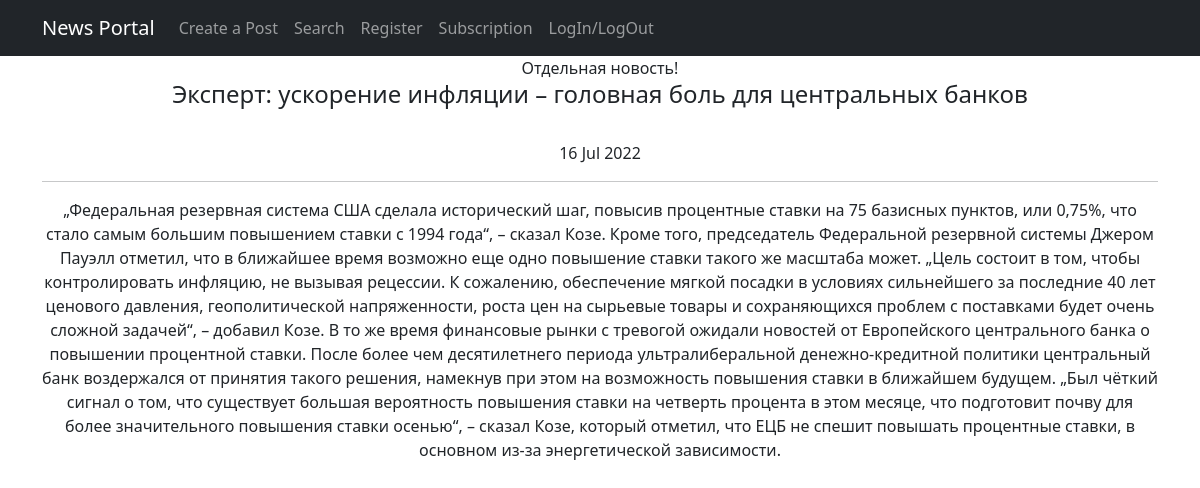
Screenshot of /posts/32 with the database file from the repository.
### NewsPortal/models.py (models this page shows, shortened)
class Post(models.Model):
    author = models.ForeignKey(Author, on_delete=models.CASCADE)    #публикация имеет связь один к многим, поскольку
    NEWS = 'NW'
    ARTICLE = 'AR'
    CATEGORY_CHOICES = (
        (NEWS, 'Новость'),
        (ARTICLE, 'Статья'),
    )
    category_type = models.CharField(max_length=2, choices=CATEGORY_CHOICES, default=ARTICLE)   #поле категории
    datecreation = models.DateTimeField(auto_now_add=True)  #выбираем свойство сохранения автоматического время создания
    postCategory = models.ManyToManyField(Category, through='PostCategory')     #связь многие к многим, поскольку
    title = models.CharField(max_length=128)    #ставим среднее колисетво символов для названия
    text = models.TextField()   #неограниченное количсество символов для самой новости или статьи
    rating = models.SmallIntegerField(default=0)    #рейтинг статьи по умолчанию 0

### NewsPortal/views.py (the view)
# urls.py: path('<int:pk>', PostDetail.as_view(), name='post_detail'),
class PostDetail(DetailView):
    model = Post
    template_name = 'post.html'
    context_object_name = 'post'

### NewsPortal/templatetags/cencor_filter.py (called while the page is built)
@register.filter(name='censor')
def censor(value):
    for word in value.split():
        if word.lower() in CENSOR_LIST:
            x = word.replace(word[1:], '*' * (len(word)-1))
            value = value.replace(word, x)
            return value
    return value

### templates/post.html
{% extends 'flatpages/default.html' %}
{% load cencor_filter %}
{% block title %}
Отдельная новость!
{% endblock title %}
{% block content %}
<h4>{{ post.title}}</h4>
<br>{{ post.datecreation|date:'d M Y' }}</br>
<hr>
{{ post.text|censor }}
{% endblock content %}

### rows the page displays
Post: title "Эксперт: ускорение инфляции – головная боль для центральных банков", datecreation "16 Jul 2022", text|censor "„Федеральная резервная система США сделала исторический шаг, повысив процентные ставки на 75 базисных пунктов, или 0,75%, что стало самым большим повышением ставки с 1994 года“, – сказал Козе. Кроме того, председатель Федеральной резервной системы Джером Пауэлл отметил, что в ближайшее время возможно еще одно повышение ставки такого же масштаба может. „Цель состоит в том, чтобы контролировать инфляцию, не вызывая рецессии. К сожалению, обеспечение мягкой посадки в условиях сильнейшего за последние 40 лет ценового давления, геополитической напряженности, роста цен на сырьевые товары и сохраняющихся проблем с поставками будет очень сложной задачей“, – добавил Козе. В то же время финансовые…"
